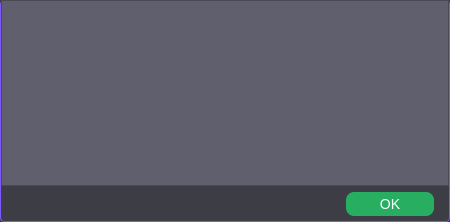
<?xml version="1.0" encoding="UTF-8"?>
<ui version="4.0">
 <class>ProjectInfo</class>
 <widget class="QDialog" name="ProjectInfo">
  <property name="windowModality">
   <enum>Qt::ApplicationModal</enum>
  </property>
  <property name="enabled">
   <bool>true</bool>
  </property>
  <property name="geometry">
   <rect>
    <x>0</x>
    <y>0</y>
    <width>450</width>
    <height>222</height>
   </rect>
  </property>
  <property name="sizePolicy">
   <sizepolicy hsizetype="Fixed" vsizetype="Fixed">
    <horstretch>0</horstretch>
    <verstretch>0</verstretch>
   </sizepolicy>
  </property>
  <property name="windowTitle">
   <string>Project properties</string>
  </property>
  <property name="styleSheet">
   <string notr="true">QDialog
{
	background: #3D3D46;
	border: 1px solid #7B59FF;
	border-radius: 4px;
}</string>
  </property>
  <layout class="QVBoxLayout" name="verticalLayout" stretch="1,0">
   <property name="leftMargin">
    <number>1</number>
   </property>
   <property name="topMargin">
    <number>0</number>
   </property>
   <property name="rightMargin">
    <number>1</number>
   </property>
   <property name="bottomMargin">
    <number>6</number>
   </property>
   <item>
    <widget class="QFrame" name="frame">
     <property name="styleSheet">
      <string notr="true">background-color: #605f6e;</string>
     </property>
     <property name="frameShape">
      <enum>QFrame::StyledPanel</enum>
     </property>
     <property name="frameShadow">
      <enum>QFrame::Raised</enum>
     </property>
     <layout class="QFormLayout" name="contentLay">
	  <property name="rowWrapPolicy">
       <enum>QFormLayout::WrapLongRows</enum>
      </property>
      <property name="labelAlignment">
       <set>Qt::AlignRight|Qt::AlignTrailing|Qt::AlignVCenter</set>
      </property>
	 </layout>
    </widget>
   </item>
   <item>
    <layout class="QHBoxLayout" name="horizontalLayout" stretch="1,0,0">
     <property name="spacing">
      <number>0</number>
     </property>
     <item>
      <spacer name="horizontalSpacer">
       <property name="orientation">
        <enum>Qt::Horizontal</enum>
       </property>
       <property name="sizeHint" stdset="0">
        <size>
         <width>40</width>
         <height>20</height>
        </size>
       </property>
      </spacer>
     </item>
     <item>
      <widget class="QPushButton" name="btnOK">
       <property name="sizePolicy">
        <sizepolicy hsizetype="Fixed" vsizetype="Fixed">
         <horstretch>0</horstretch>
         <verstretch>0</verstretch>
        </sizepolicy>
       </property>
       <property name="minimumSize">
        <size>
         <width>88</width>
         <height>24</height>
        </size>
       </property>
       <property name="styleSheet">
        <string notr="true">QPushButton {
		border: none;
		background-color: #27AE60;
		color: #ffffff;
		font-size: 14px;
		border-radius: 8px;
}

QPushButton:hover {
		background-color: #46CE7F;
}</string>
       </property>
       <property name="text">
        <string>OK</string>
       </property>
      </widget>
     </item>
     <item>
      <spacer name="horizontalSpacer_2">
       <property name="orientation">
        <enum>Qt::Horizontal</enum>
       </property>
       <property name="sizeHint" stdset="0">
        <size>
         <width>15</width>
         <height>20</height>
        </size>
       </property>
      </spacer>
     </item>
    </layout>
   </item>
  </layout>
 </widget>
 <resources/>
 <connections/>
</ui>
